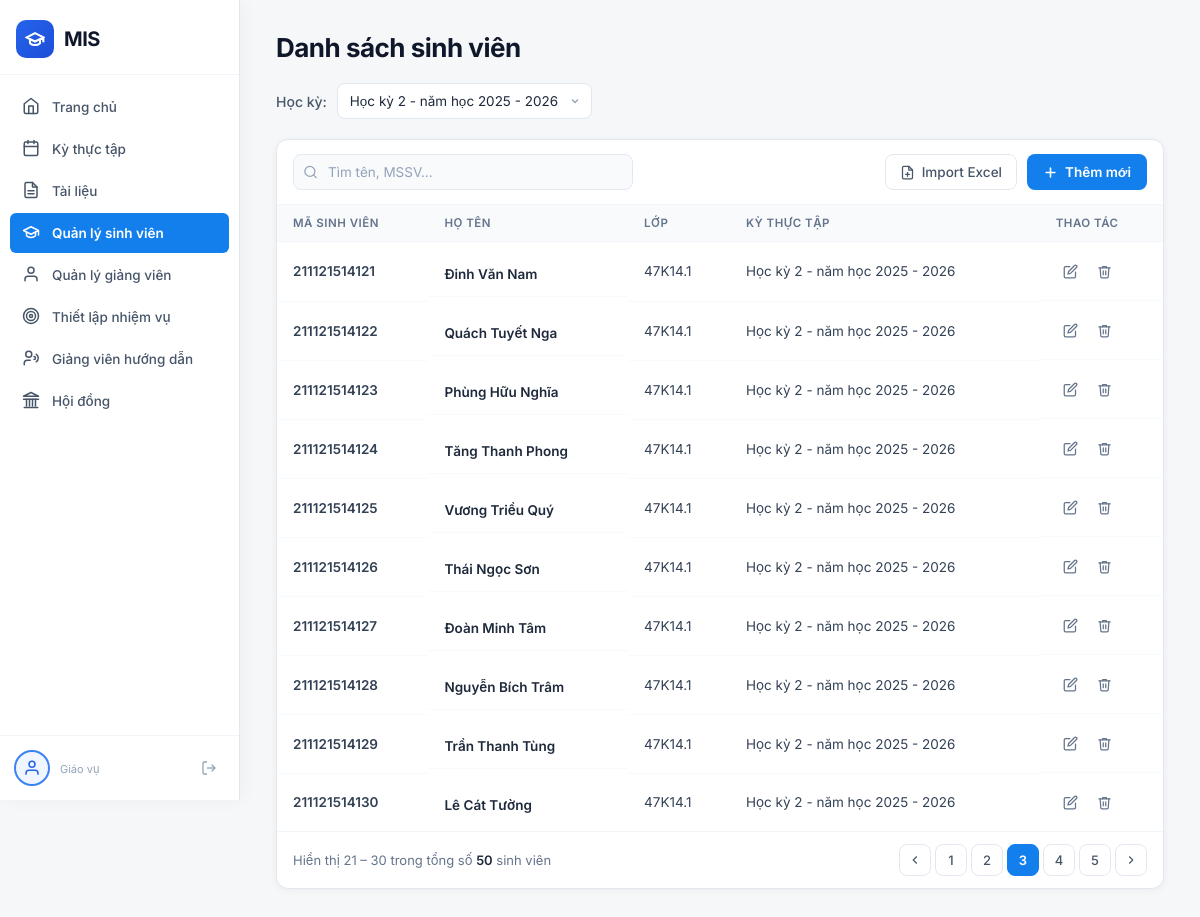
The app's page /giao-vu/quan-ly-sinh-vien/?page=3&ky=1 with its own data.
### Home/models.py (models this page shows, shortened)
class SinhVien(models.Model):
    ma_sv = models.CharField(max_length=20, primary_key=True)
    ho_ten = models.CharField(max_length=255)
    lop = models.CharField(max_length=50)
    ky_hien_tai = models.ForeignKey(KyThucTap, on_delete=models.SET_NULL, null=True)

class KyThucTap(models.Model):
    ten_ky = models.CharField(max_length=255)
    ngay_bat_dau = models.DateField()
    ngay_ket_thuc = models.DateField()
    gv_phu_trach = models.ForeignKey(GiangVien, on_delete=models.SET_NULL, null=True)

### GiaoVu/views.py (the view, shortened to what this page needs)
# urls.py: path('quan-ly-sinh-vien/', views.ql_sinh_vien_view, name='giaovu_qlsinhvien'),
def ql_sinh_vien_view(request):
    selected_ky  = request.GET.get('ky', '')
    search_query = request.GET.get('q', '').strip()
    if not selected_ky and 'ky' not in request.GET:
        newest = KyThucTap.objects.order_by('-id').first()
        if newest:
            selected_ky = str(newest.id)
    sv_list = SinhVien.objects.select_related('ky_hien_tai').all().order_by('ma_sv')
    if selected_ky:
        sv_list = sv_list.filter(ky_hien_tai__id=selected_ky)
    if search_query:
        sv_list = sv_list.filter(Q(ma_sv__icontains=search_query) | Q(ho_ten__icontains=search_query))
    paginator = Paginator(sv_list, 10)
    page_obj  = paginator.get_page(request.GET.get('page', 1))
    context = {
        'current_page' : 'qlsinhvien',
        'danh_sach_ky' : KyThucTap.objects.all().order_by('-id'),
        'page_obj'     : page_obj,
        'selected_ky'  : selected_ky,
        'selected_ky_int': int(selected_ky) if selected_ky.isdigit() else None,
        'search_query' : search_query,
    }
    return render(request, 'GiaoVu/sinh_vien.html', context)

### GiaoVu/templates/GiaoVu/sinh_vien.html (shortened to what this page needs)
{% extends 'GiaoVu/home.html' %}
{% load static %}
{% block extra_css %}
<link rel="stylesheet" href="{% static 'GiaoVu/css/sinh_vien.css' %}">
{% endblock %}
{% block content %}
<div class="page-container">
    <div class="page-header">
        <h1 class="page-title">Danh sách sinh viên</h1>
    </div>
    <div class="filter-bar">
        <label class="filter-label">Học kỳ:</label>
        <form method="get" id="filterForm">
            <select name="ky" class="select-ky" id="kySelect" onchange="document.getElementById('filterForm').submit()">
                {% for ky in danh_sach_ky %}
                <option value="{{ ky.id }}">{{ ky.ten_ky }}</option>
                {% endfor %}
            </select>
        </form>
    </div>
    <div class="table-card">
        <div class="table-toolbar">
            <form method="get" class="search-form" id="searchForm">
                <div class="search-box">
                    <input type="text" name="q" value="{{ search_query }}" placeholder="Tìm tên, MSSV..."
                        class="search-input" id="searchInput" autocomplete="off">
                </div>
            </form>
            <div class="toolbar-actions">
                <button class="btn-import" id="btnImport" type="button">
                    Import Excel
                </button>
                <button class="btn-primary" id="btnThemMoi" type="button">
                    <svg viewBox="0 0 24 24" fill="none" stroke="currentColor" stroke-width="2.5" stroke-linecap="round"
                        stroke-linejoin="round">
                        <line x1="12" y1="5" x2="12" y2="19"></line>
                        <line x1="5" y1="12" x2="19" y2="12"></line>
                    </svg>
                    Thêm mới
                </button>
            </div>
        </div>
        <table class="sv-table">
            <thead>
                <tr>
                    <th>Mã sinh viên</th>
                    <th>HỌ TÊN</th>
                    <th>LỚP</th>
                    <th>KỲ THỰC TẬP</th>
                    <th>THAO TÁC</th>
                </tr>
            </thead>
            <tbody>
                {% for sv in page_obj %}
                <tr>
                    <td class="td-mssv">{{ sv.ma_sv }}</td>
                    <td class="td-hoten">
                        <span class="sv-name">{{ sv.ho_ten }}</span>
                    </td>
                    <td>{{ sv.lop }}</td>
                    <td>{{ sv.ky_hien_tai.ten_ky|default:"—" }}</td>
                    <td class="td-actions">
                        <button class="btn-action btn-edit" type="button" title="Chỉnh sửa" data-ma="{{ sv.ma_sv }}"
                            data-hoten="{{ sv.ho_ten }}" data-lop="{{ sv.lop }}"
                            data-ky="{{ sv.ky_hien_tai.id|default:'' }}">
                            <svg viewBox="0 0 24 24" fill="none" stroke="currentColor" stroke-width="2"
                                stroke-linecap="round" stroke-linejoin="round">
                                <path d="M11 4H4a2 2 0 0 0-2 2v14a2 2 0 0 0 2 2h14a2 2 0 0 0 2-2v-7" />
                                <path d="M18.5 2.5a2.121 2.121 0 0 1 3 3L12 15l-4 1 1-4 9.5-9.5z" />
                            </svg>
                        </button>
                        <button class="btn-action btn-delete" type="button" title="Xóa"
                            onclick="confirmDelete('{{ sv.ma_sv }}', '{{ sv.ho_ten }}')">
                            <svg viewBox="0 0 24 24" fill="none" stroke="currentColor" stroke-width="2"
                                stroke-linecap="round" stroke-linejoin="round">
                                <polyline points="3 6 5 6 21 6" />
                                <path d="M19 6l-1 14a2 2 0 0 1-2 2H8a2 2 0 0 1-2-2L5 6" />
                                <path d="M10 11v6" />
                                <path d="M14 11v6" />
                                <path d="M9 6V4h6v2" />
                            </svg>
                        </button>
                    </td>
                </tr>
                {% empty %}
                <tr>
                    <td colspan="5" class="empty-row">Chưa có sinh viên nào.</td>
                </tr>
                {% endfor %}
            </tbody>
        </table>
        <div class="pagination-bar">
            {% if page_obj.paginator.count > 0 %}
            <span class="pagination-info">Hiển thị {{ page_obj.start_index }} – {{ page_obj.end_index }} trong tổng số <strong>{{ page_obj.paginator.count }}</strong> sinh viên</span>
            {% else %}
            <span class="pagination-info">Không có dữ liệu</span>
            {% endif %}
            <div class="pagination-btns">
                {% if page_obj.has_previous %}
                <a href="?page={{ page_obj.previous_page_number }}{% if selected_ky %}&ky={{ selected_ky }}{% endif %}{% if search_query %}&q={{ search_query }}{% endif %}"
                    class="pg-btn pg-prev">
                    <svg viewBox="0 0 24 24" fill="none" stroke="currentColor" stroke-width="2">
                        <polyline points="15 18 9 12 15 6"></polyline>
                    </svg>
                </a>
                {% else %}
                <button class="pg-btn pg-prev" type="button" disabled>
                    <svg viewBox="0 0 24 24" fill="none" stroke="currentColor" stroke-width="2">
                        <polyline points="15 18 9 12 15 6"></polyline>
                    </svg>
                </button>
                {% endif %}
                {% for num in page_obj.paginator.page_range %}
                {% if num == page_obj.number %}
                <span class="pg-btn pg-active">{{ num }}</span>
                {% else %}
                <a href="?page={{ num }}{% if selected_ky %}&ky={{ selected_ky }}{% endif %}{% if search_query %}&q={{ search_query }}{% endif %}"
                    class="pg-btn">{{ num }}</a>
                {% endif %}
                {% endfor %}
                {% if page_obj.has_next %}
                <a href="?page={{ page_obj.next_page_number }}{% if selected_ky %}&ky={{ selected_ky }}{% endif %}{% if search_query %}&q={{ search_query }}{% endif %}"
                    class="pg-btn pg-next">
                    <svg viewBox="0 0 24 24" fill="none" stroke="currentColor" stroke-width="2">
                        <polyline points="9 18 15 12 9 6"></polyline>
                    </svg>
                </a>
                {% else %}
                <button class="pg-btn pg-next" type="button" disabled>
                    <svg viewBox="0 0 24 24" fill="none" stroke="currentColor" stroke-width="2">
                        <polyline points="9 18 15 12 9 6"></polyline>
                    </svg>
                </button>
                {% endif %}
            </div>
        </div>
    </div>
</div>
{% endblock %}

### GiaoVu/static/GiaoVu/css/home.css (style rules this page uses)
:root { --sidebar-width: 240px; --radius-sm: 6px; --transition: all 0.22s cubic-bezier(0.4, 0, 0.2, 1); --gray-100: #f1f5f9; --gray-200: #e2e8f0; --gray-400: #94a3b8; --gray-800: #1e293b; --gray-900: #0f172a; --red: #dc2626; --red-bg: #fef2f2; }
*, *::before, *::after { box-sizing: border-box; margin: 0; padding: 0; }
body { font-family: 'Inter', -apple-system, BlinkMacSystemFont, sans-serif; background: #F6F7F8; color: var(--gray-800); display: flex; min-height: 100vh; }
a { text-decoration: none; color: inherit; }
button { cursor: pointer; border: none; background: none; font-family: inherit; }
svg { display: block; }

### records on screen
SinhVien: ma_sv "211121514121", ho_ten "Đinh Văn Nam", lop "47K14.1", ky_hien_tai.ten_ky "Học kỳ 2 - năm học 2025 - 2026"
SinhVien: ma_sv "211121514122", ho_ten "Quách Tuyết Nga", lop "47K14.1", ky_hien_tai.ten_ky "Học kỳ 2 - năm học 2025 - 2026"
SinhVien: ma_sv "211121514123", ho_ten "Phùng Hữu Nghĩa", lop "47K14.1", ky_hien_tai.ten_ky "Học kỳ 2 - năm học 2025 - 2026"
SinhVien: ma_sv "211121514124", ho_ten "Tăng Thanh Phong", lop "47K14.1", ky_hien_tai.ten_ky "Học kỳ 2 - năm học 2025 - 2026"
SinhVien: ma_sv "211121514125", ho_ten "Vương Triều Quý", lop "47K14.1", ky_hien_tai.ten_ky "Học kỳ 2 - năm học 2025 - 2026"
SinhVien: ma_sv "211121514126", ho_ten "Thái Ngọc Sơn", lop "47K14.1", ky_hien_tai.ten_ky "Học kỳ 2 - năm học 2025 - 2026"
SinhVien: ma_sv "211121514127", ho_ten "Đoàn Minh Tâm", lop "47K14.1", ky_hien_tai.ten_ky "Học kỳ 2 - năm học 2025 - 2026"
SinhVien: ma_sv "211121514128", ho_ten "Nguyễn Bích Trâm", lop "47K14.1", ky_hien_tai.ten_ky "Học kỳ 2 - năm học 2025 - 2026"
SinhVien: ma_sv "211121514129", ho_ten "Trần Thanh Tùng", lop "47K14.1", ky_hien_tai.ten_ky "Học kỳ 2 - năm học 2025 - 2026"
SinhVien: ma_sv "211121514130", ho_ten "Lê Cát Tường", lop "47K14.1", ky_hien_tai.ten_ky "Học kỳ 2 - năm học 2025 - 2026"

### other values on screen
{{ page_obj.start_index }} "21"
{{ page_obj.end_index }} "30"
{{ page_obj.paginator.count }} "50"
{{ num }} "1" "2" "4" "5"
{{ num }} "3"
form field ky "Học kỳ 2 - năm học 2025 - 2026"
